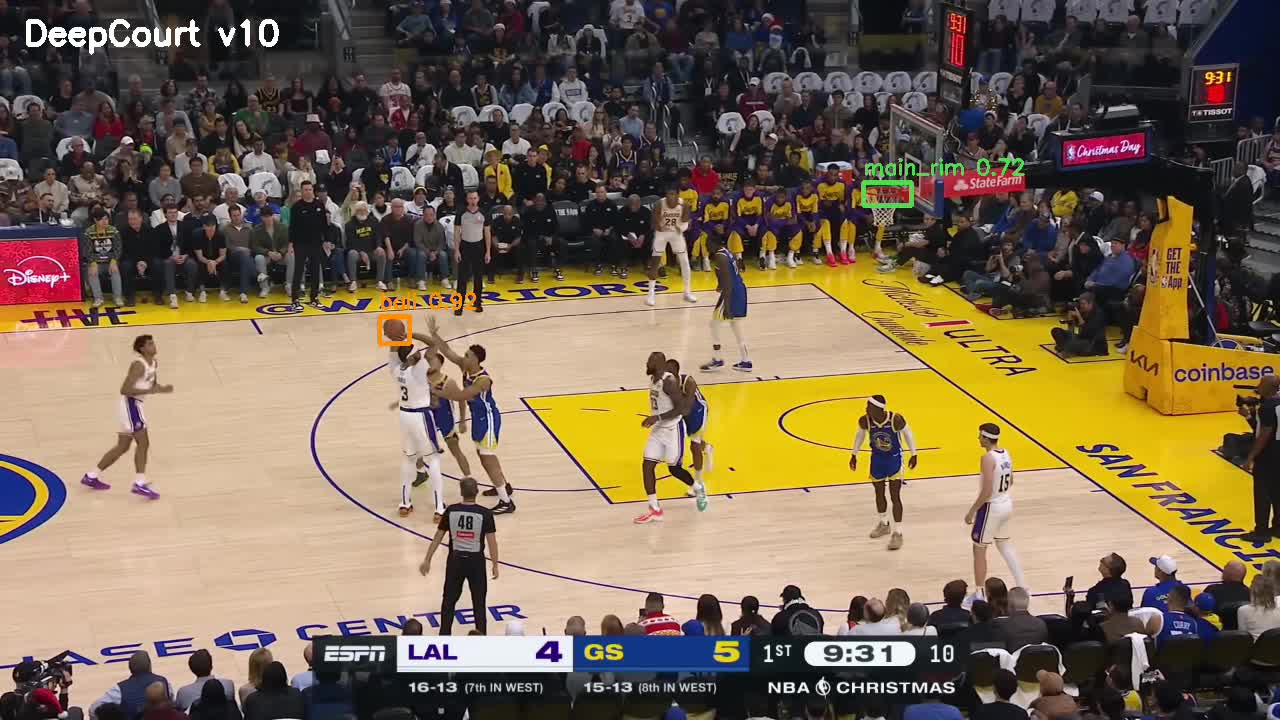
#> input picture assets/v10_frame.jpg, 1280 x 720 px
$ python -i court_mask.py   (imports and definitions only)
#> lines starting #> are read from the running program, lines starting #| are printed output that depends on the picture; after the words box and inside, x2 and y2 are one past the last pixel; in counts of white or black regions, pixels touching at a corner belong together
#> further down, picture is the input picture: shape (720, 1280, 3); mean B, G, R 84.1, 106.2, 123.5
"""
CourtMask — finds the playing court boundary from painted court lines.

Strategy:
  1. Sample the hardwood floor color from the lower-centre of the frame.
  2. Build a floor-color mask (anything that looks like hardwood).
  3. Within that mask, detect the bright white/yellow court lines using
     HoughLinesP.
  4. Find the near sideline (the lowest horizontal line) — everything above
     it is on-court; the bench/spectator area is below it.
  5. Also find left/right boundary lines to handle end-zone bench players.
  6. Cache the boundary — rebuild every UPDATE_EVERY frames.

foot_on_court(cx, foot_y) returns False for bench players, coaches, and
spectators whose feet land outside the detected court boundary.
"""

from __future__ import annotations
from typing import Optional


UPDATE_EVERY    = 60    # rebuild mask every N sampled frames
MIN_FLOOR_FRAC  = 0.15  # at least 15% of frame must look like hardwood


class CourtMask:
    def __init__(self) -> None:
        self._frame_count    = 0
        self._valid          = False
        # Court boundary in pixel coords (set after detection)
        self._near_y: Optional[float] = None   # near sideline y (players must be above)
        self._far_y:  Optional[float] = None   # far sideline y  (players must be below)
        self._left_x: Optional[float] = None   # left boundary
        self._right_x: Optional[float] = None  # right boundary
        self._frame_w = 0
        self._frame_h = 0

    # ------------------------------------------------------------------
    # Public API
    # ------------------------------------------------------------------

    def update(self, frame) -> None:
        self._frame_count += 1
        if self._frame_count % UPDATE_EVERY != 1:
            return
        try:
            self._build(frame)
        except Exception:
            pass

    # [24 lines left out: function foot_on_court, not called in this run]

    def sideline_ys(self) -> tuple[Optional[float], Optional[float]]:
        """Return (near_y, far_y) pixel Y coordinates of the two sidelines. None if not detected."""
        return (self._near_y, self._far_y)

    @property
    def valid(self) -> bool:
        return self._valid

    # [16 lines left out: function debug_overlay, not called in this run]

    # ------------------------------------------------------------------
    # Internal
    # ------------------------------------------------------------------

    def _build(self, frame) -> None:
        import cv2
        import numpy as np

        h, w = frame.shape[:2]
#> h = 720; w = 1280
        self._frame_h, self._frame_w = h, w
#> self._frame_h = 720; self._frame_w = 1280
        hsv = cv2.cvtColor(frame, cv2.COLOR_BGR2HSV)
#> hsv: shape (720, 1280, 3); mean H, S, V 64, 87.5, 127.4

        # ── Step 1: floor-color mask ──────────────────────────────────────
        # Sample hardwood color from bottom-centre strip (almost always floor)
        sy1, sy2 = int(h * 0.72), int(h * 0.92)
#> sy1 = 518; sy2 = 662
        sx1, sx2 = int(w * 0.25), int(w * 0.75)
#> sx1 = 320; sx2 = 960
        sample = hsv[sy1:sy2, sx1:sx2]
#> sample: shape (144, 640, 3); mean H, S, V 46, 69.7, 179.9
        med_h = float(np.median(sample[:, :, 0]))
#> med_h = 15
        med_s = float(np.median(sample[:, :, 1]))
#> med_s = 61
        med_v = float(np.median(sample[:, :, 2]))
#> med_v = 216

        lo = np.array([max(0,   med_h - 20), max(0,   med_s - 60), max(0,   med_v - 70)], np.uint8)
#> lo = [0, 1, 146]
        hi = np.array([min(179, med_h + 20), min(255, med_s + 60), min(255, med_v + 70)], np.uint8)
#> hi = [35, 121, 255]
        floor_mask = cv2.inRange(hsv, lo, hi)
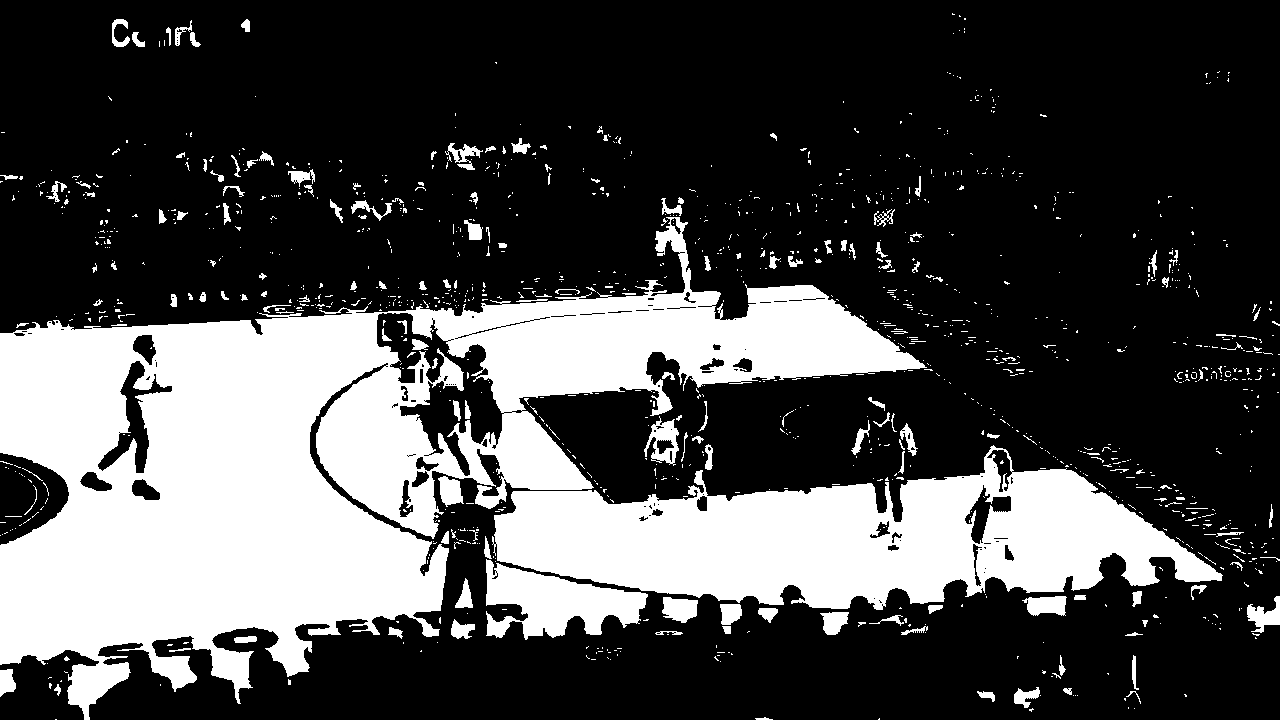
#> floor_mask: shape (720, 1280); 29% white; 1270 white regions (1098 under 20 px), largest, box (x1, y1, x2, y2) and area: (0, 217, 927, 720) 175624, (492, 445, 1223, 610) 65213, (486, 559, 648, 640) 7139

        # Sanity: floor must cover reasonable area
        if float(np.mean(floor_mask > 0)) < MIN_FLOOR_FRAC:
            self._valid = False
            return

        # ── Step 2: detect court line pixels (white/bright on floor) ─────
        # Court lines: high value, low saturation — brighter than the wood
        line_mask = ((hsv[:, :, 1] < 55) & (hsv[:, :, 2] > 160)).astype(np.uint8) * 255
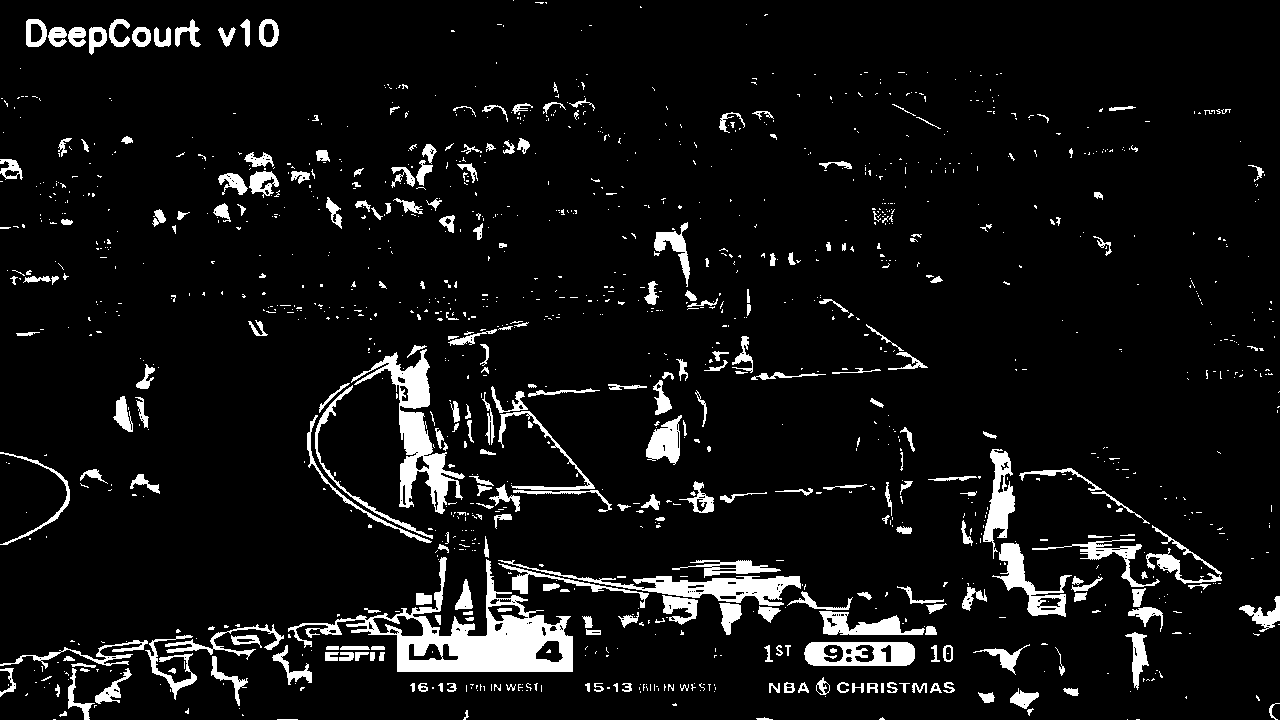
#> line_mask: shape (720, 1280); 7.2% white; 1299 white regions (1015 under 20 px), largest, box (x1, y1, x2, y2) and area: (288, 557, 573, 672) 9402, (351, 349, 465, 514) 4626, (498, 560, 801, 606) 3053
        # Only keep line pixels that sit on the floor region
        line_on_floor = cv2.bitwise_and(line_mask, floor_mask)
#> line_on_floor: shape (720, 1280); 4% white; 923 white regions (722 under 20 px), largest, box (x1, y1, x2, y2) and area: (351, 351, 465, 514) 3385, (531, 568, 801, 605) 2734, (486, 559, 571, 640) 1561

        # Morphological close to connect line segments
        k = cv2.getStructuringElement(cv2.MORPH_RECT, (5, 3))
        line_on_floor = cv2.dilate(line_on_floor, k, iterations=1)
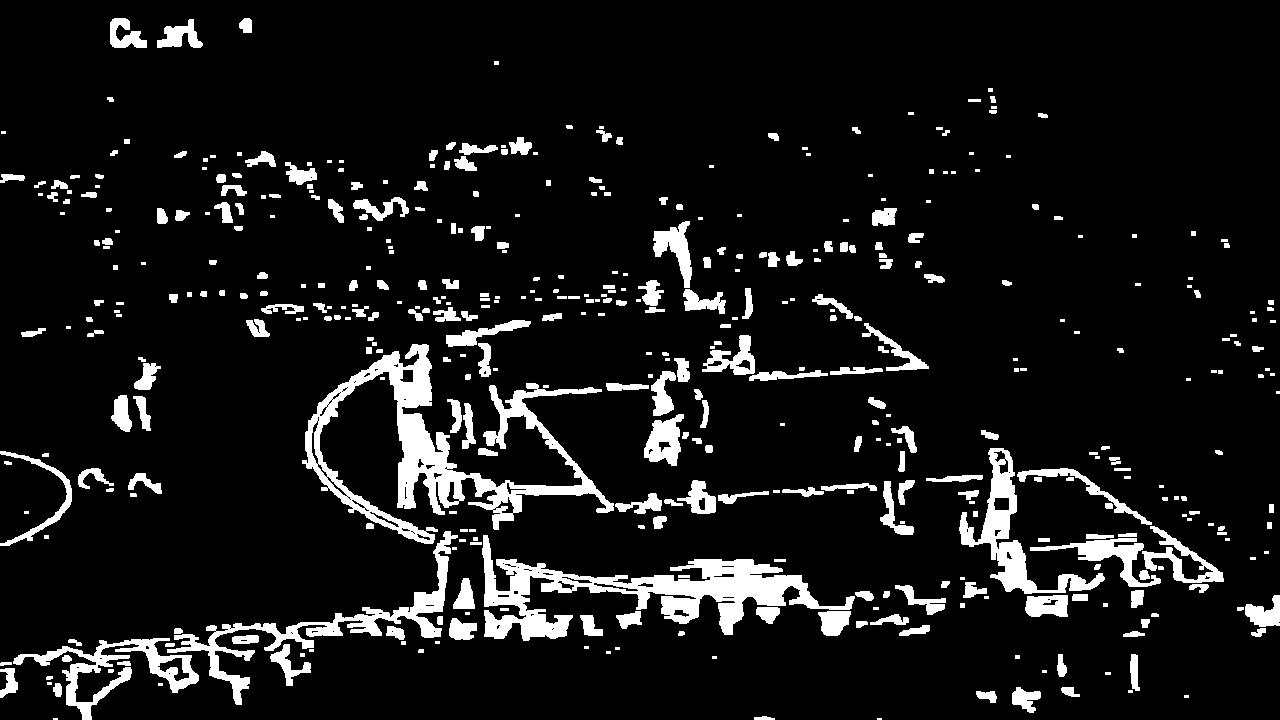
#> line_on_floor: shape (720, 1280); 9.3% white; 455 white regions (122 under 20 px), largest, box (x1, y1, x2, y2) and area: (302, 344, 614, 544) 14159, (482, 535, 855, 641) 11728, (167, 531, 458, 705) 5403

        # ── Step 3: Hough line detection ──────────────────────────────────
        edges = cv2.Canny(line_on_floor, 30, 120)
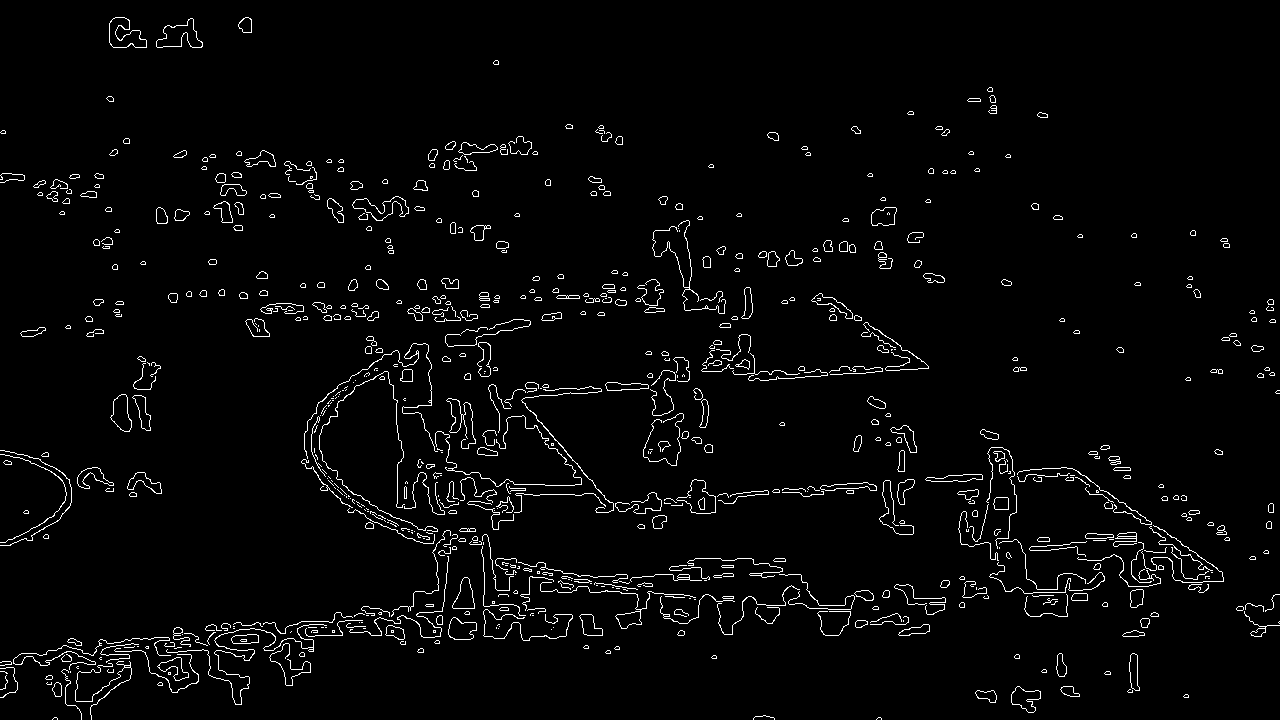
#> edges: shape (720, 1280); 2.8% white in thin lines or dots
        lines = cv2.HoughLinesP(
            edges, rho=1, theta=np.pi / 180,
            threshold=int(w * 0.10),      # line must span 10% of width
            minLineLength=int(w * 0.10),
            maxLineGap=int(w * 0.05),
        )
#> lines = 27 rows, first 6: [749, 380, 928, 368], [68, 642, 1152, 585], [597, 592, 782, 570], [11, 663, 809, 593], [19, 654, 529, 601], [320, 480, 595, 485]

        if lines is None:
            # No court lines detected — fall back to floor-only boundary
            # Use bottom of the detected floor region as near sideline
            rows = np.where(floor_mask > 0)
            if len(rows[0]) == 0:
                self._valid = False
                return
            self._near_y  = float(np.percentile(rows[0], 92))
            self._far_y   = float(np.percentile(rows[0], 8))
            self._left_x  = None
            self._right_x = None
            self._valid   = True
            return

        # ── Step 4: classify lines as horizontal / vertical ───────────────
        h_lines: list[tuple] = []
        v_lines: list[tuple] = []
        for x1, y1, x2, y2 in lines[:, 0]:
            dx, dy = abs(x2 - x1), abs(y2 - y1)
            if dx == 0 and dy == 0:
                continue
            angle = np.degrees(np.arctan2(dy, dx))
            if angle < 20:          # nearly horizontal
                mid_y = (y1 + y2) / 2
                h_lines.append((mid_y, x1, y1, x2, y2))
            elif angle > 70:        # nearly vertical
                mid_x = (x1 + x2) / 2
                v_lines.append((mid_x, x1, y1, x2, y2))
#> this loop made 27 passes
#> (x1, y1, x2, y2, dx, dy, angle, mid_y) on passes 1 to 12: (749, 380, 928, 368, 179, 12, 3.84, 374), (68, 642, 1152, 585, 1084, 57, 3.01, 613.5), (597, 592, 782, 570, 185, 22, 6.78, 581), (11, 663, 809, 593, 798, 70, 5.01, 628), (19, 654, 529, 601, 510, 53, 5.93, 627.5), (320, 480, 595, 485, 275, 5, 1.04, 482.5), (17, 656, 522, 603, 505, 53, 5.99, 629.5), (23, 653, 785, 560, 762, 93, 6.96, 606.5), (990, 556, 1271, 527, 281, 29, 5.89, 541.5), (0, 668, 313, 646, 313, 22, 4.02, 657), (572, 615, 1026, 575, 454, 40, 5.04, 595), (604, 505, 1130, 469, 526, 36, 3.92, 487)
#> (x1, y1, x2, y2, dx, dy, angle) on passes 22, 26: (1078, 471, 1273, 607, 195, 136, 34.89), (352, 205, 610, 502, 258, 297, 49.02)
#> after the loop, h_lines = 25 items, first 6: (374, 749, 380, 928, 368), (613.5, 68, 642, 1152, 585), (581, 597, 592, 782, 570), (628, 11, 663, 809, 593), (627.5, 19, 654, 529, 601), (482.5, 320, 480, 595, 485); v_lines = []

        # ── Step 5: find boundary lines ───────────────────────────────────
        # Near sideline = lowest horizontal line (highest y in image coords)
        # Require it to be in the lower 60% of the frame
        h_below = [l for l in h_lines if l[0] > h * 0.40]
#> h_below has the same summary as h_lines
        if h_below:
            self._near_y = float(max(l[0] for l in h_below))
#> self._near_y = 657
        else:
            # Fallback: floor region bottom percentile
            rows = np.where(floor_mask > 0)
            self._near_y = float(np.percentile(rows[0], 90)) if len(rows[0]) else None

        # Far sideline = highest horizontal line in the upper half
        h_above = [l for l in h_lines if l[0] < h * 0.55]
#> h_above = [(374, 749, 380, 928, 368), (370.5, 748, 378, 925, 363)]
        self._far_y = float(min(l[0] for l in h_above)) if h_above else None
#> self._far_y = 370.5

        # ── Left/right boundaries ─────────────────────────────────────────
        # Primary: vertical Hough lines at the frame edges.
        v_left  = [l for l in v_lines if l[0] < w * 0.30]
#> v_left = []
        v_right = [l for l in v_lines if l[0] > w * 0.70]
#> v_right = []
        if v_left:
            self._left_x = float(min(l[0] for l in v_left))
        else:
            self._left_x = None

        if v_right:
            self._right_x = float(max(l[0] for l in v_right))
        else:
            self._right_x = None

        # Fallback: use the horizontal x-extent of detected sideline segments.
        # The near sideline (and far sideline) span the court width.  Taking the
        # min/max x of those segments gives us the court left/right edge without
        # needing painted vertical lines, which are often absent or faint.
        all_h_segs = h_below + (h_above if h_above else [])
#> all_h_segs = 27 items, first 6: (374, 749, 380, 928, 368), (613.5, 68, 642, 1152, 585), (581, 597, 592, 782, 570), (628, 11, 663, 809, 593), (627.5, 19, 654, 529, 601), (482.5, 320, 480, 595, 485)
        if all_h_segs:
            seg_left_xs  = [min(l[1], l[3]) for l in all_h_segs]
#> seg_left_xs = 27 values, max 990 at index 8, min 0 at index 9, mean 375.6
            seg_right_xs = [max(l[1], l[3]) for l in all_h_segs]
#> seg_right_xs = 27 values, max 1271 at index 8, min 313 at index 9, mean 835.1
            if self._left_x is None:
                # 20th percentile — conservative (don't cut into the court)
                self._left_x = float(np.percentile(seg_left_xs, 20))
#> self._left_x = 14.6
            if self._right_x is None:
                self._right_x = float(np.percentile(seg_right_xs, 80))
#> self._right_x = 1023.8

        self._valid = True

>>> import cv2
>>> picture = cv2.imread('../../assets/v10_frame.jpg')
>>> result = CourtMask().update(picture)
